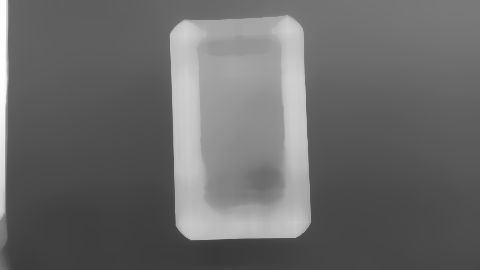
#> input picture dev/approaches/tmp/bg_frame_focused.png, 480 x 270 px, given in place of gt27_0.png, which was not available
$ python x4.py
#> lines starting #> are read from the running program, lines starting #| are printed output that depends on the picture
import cv2,numpy as np,time
for n in ['gt27_0','frame_focused','white']:
    f=cv2.imread(n+'.png'); t0=time.time(); g=cv2.cvtColor(f,cv2.COLOR_BGR2GRAY)
#> further down, f is the input picture: shape (270, 480, 3); min 57, max 255, mean 105.8
    H,W=g.shape
#> H = 270; W = 480
    h=cv2.resize(g,(W//2,H//2),interpolation=cv2.INTER_AREA)
    s8=cv2.resize(g,(W//8,H//8),interpolation=cv2.INTER_AREA)
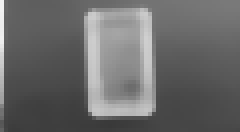
#> s8: shape (33, 60) (shown 4 times larger); min 57, max 242, mean 105.8
    bg=cv2.resize(cv2.medianBlur(s8,13),(W//2,H//2),interpolation=cv2.INTER_LINEAR)
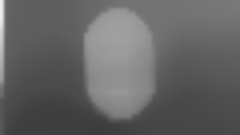
#> bg: shape (135, 240); min 61, max 236, mean 99.9
    d=cv2.absdiff(cv2.GaussianBlur(h,(0,0),1),bg)
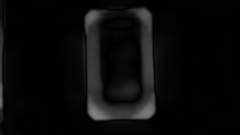
#> d: shape (135, 240); min 0, max 130, mean 9.7
    print(n,time.time()-t0)
    cv2.imwrite('approaches/tmp/d_'+n+'.png',cv2.convertScaleAbs(d,alpha=2)[50:500,320:680])
#> pass 2 of the loop `for n in ['gt27_0','frame_focused','white']:`:
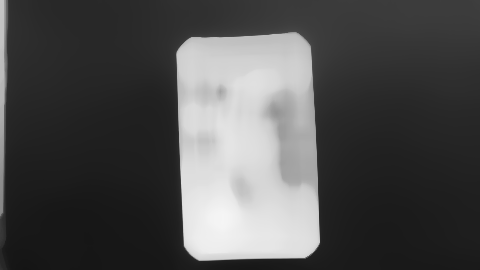
#> input picture dev/approaches/tmp/bg_gt27_0.png, 480 x 270 px, given in place of frame_focused.png, which was not available
#> f is the input picture: shape (270, 480, 3); min 20, max 245, mean 78.6
#> `bg=cv2.resize(cv2.medianBlur(s8,13),(W//2,H//2),interpolation=cv2.INTE..`:
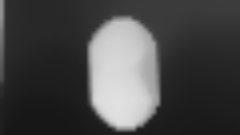
#> bg: shape (135, 240); min 23, max 225, mean 72.1
#> `d=cv2.absdiff(cv2.GaussianBlur(h,(0,0),1),bg)`:
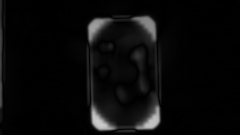
#> d: shape (135, 240); min 0, max 204, mean 9.7
